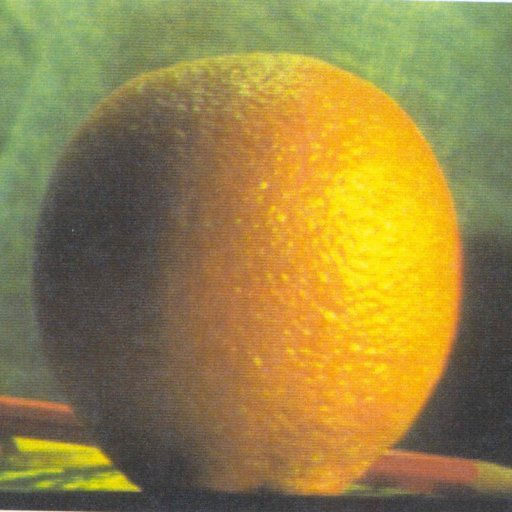
#> input picture CP_HW2/OrangeApple/r.jpg, 512 x 512 px, found by its file name
$ python multiband.py
#> lines starting #> are read from the running program, lines starting #| are printed output that depends on the picture; after the words box and inside, x2 and y2 are one past the last pixel; in counts of white or black regions, pixels touching at a corner belong together
#!/usr/bin/env python3
# -*- coding: utf-8 -*-
"""
Created on Mon May 18 23:03:15 2020

@author: ebunchalit
"""

#!/usr/bin/python
import numpy as np
import cv2
import sys

flag_half = True
img1 = cv2.imread('r.jpg')
#> img1 is the input picture: shape (512, 512, 3); mean B, G, R 69.2, 131.8, 150.2
img2 = cv2.imread('l.jpg')
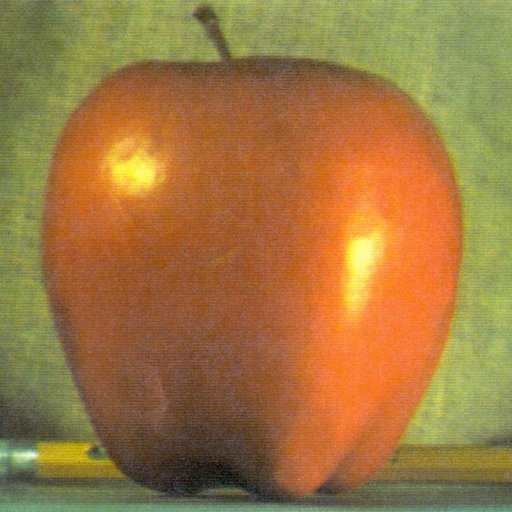
#> input picture CP_HW2/OrangeApple/l.jpg, 512 x 512 px, found by its file name
#> img2 is the input picture: shape (512, 512, 3); mean B, G, R 64.8, 119.7, 159.1
overlap_w = 200
leveln = 9


def preprocess(img1, img2, overlap_w, flag_half):
#> called with overlap_w = 200, flag_half = True
    if img1.shape[0] != img2.shape[0]:
        print ("error: image dimension error")
        sys.exit()
    if overlap_w > img1.shape[1] or overlap_w > img2.shape[1]:
        print ("error: overlapped area too large")
        sys.exit()

    w1 = img1.shape[1]
#> w1 = 512
    w2 = img2.shape[1]
#> w2 = 512
    img1 = img1.astype('int')

    if flag_half:
        shape = np.array(img1.shape)
#> shape = [512, 512, 3]
        shape[1] = w1 / 2 + w2 / 2

        subA = np.zeros(shape)
        subA[:, :int(w1 / 2 + overlap_w / 2)] = img1[:, :int(w1 / 2 + overlap_w / 2)]
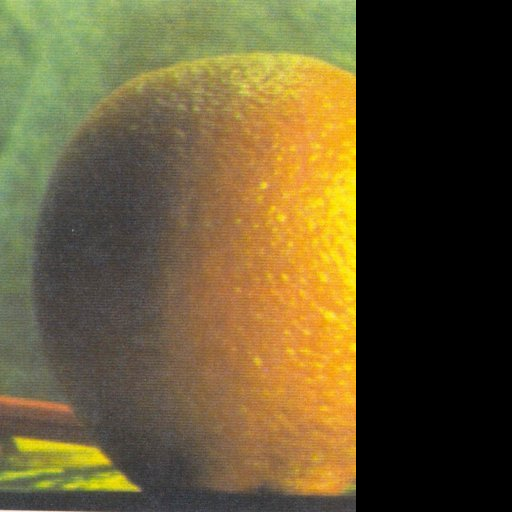
#> subA: shape (512, 512, 3) float64; mean B, G, R 49.8, 86.5, 100
        subB = np.zeros(shape)
        subB[:, int(w1 / 2 - overlap_w / 2):] = img2[:, w2 - int(w2 / 2 + overlap_w / 2):]
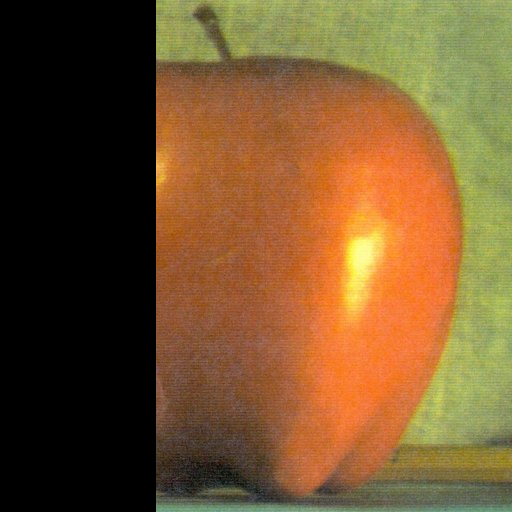
#> subB: shape (512, 512, 3) float64; mean B, G, R 45.3, 84, 116
        mask = np.zeros(shape)
        mask[:, :int(w1 / 2)] = 1
    else:
        shape = np.array(img1.shape)
        shape[1] = w1 + w2 - overlap_w

        subA = np.zeros(shape)
        subA[:, :w1] = img1
        subB = np.zeros(shape)
        subB[:, w1 - overlap_w:] = img2
        mask = np.zeros(shape)
        mask[:, :int(w1 - overlap_w / 2)] = 1

    return subA, subB, mask


def GaussianPyramid(img, leveln):
    GP = [img]
    for i in range(leveln - 1):
        GP.append(cv2.pyrDown(GP[i]))
    return GP


def LaplacianPyramid(img, leveln):
    LP = []
    for i in range(leveln - 1):
        next_img = cv2.pyrDown(img)
        LP.append(img - cv2.pyrUp(next_img, img.shape[1::-1]))
        img = next_img
    LP.append(img)
    return LP


def blend_pyramid(LPA, LPB, MP):
    blended = []
    for i, M in enumerate(MP):
        blended.append(LPA[i] * M + LPB[i] * (1.0 - M))
    return blended


def reconstruct(LS):
    img = LS[-1]
    for lev_img in LS[-2::-1]:
        img = cv2.pyrUp(img, lev_img.shape[1::-1])
        img += lev_img
    return img


def multi_band_blending(img1, img2, overlap_w, leveln=None, flag_half=False):
    if overlap_w < 0:
        print ("error: overlap_w should be a positive integer")
        sys.exit()

    subA, subB, mask = preprocess(img1, img2, overlap_w, flag_half)
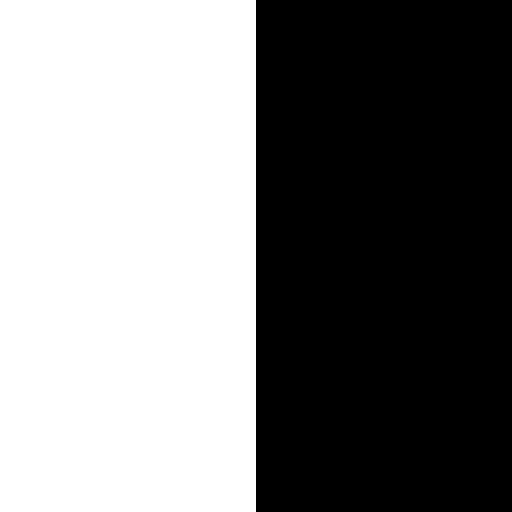
#> mask: shape (512, 512, 3) float64; values 0 (black) and 1 (white), 50% white; 1 white region, box (x1, y1, x2, y2) and area: (0, 0, 256, 512) 131072

    max_leveln = int(np.floor(np.log2(min(img1.shape[0], img1.shape[1],
                                          img2.shape[0], img2.shape[1]))))
#> max_leveln = 9
    if leveln is None:
        leveln = max_leveln
    if leveln < 1 or leveln > max_leveln:
        print ("warning: inappropriate number of leveln")
        leveln = max_leveln

    # Get Gaussian pyramid and Laplacian pyramid
    MP = GaussianPyramid(mask, leveln)
#> after the loop in GaussianPyramid, `for i in range(leveln - 1):`: GP = 9 items
#> MP = 9 items
    LPA = LaplacianPyramid(subA, leveln)
#> the loop in LaplacianPyramid, `for i in range(leveln - 1):` made 8 passes
#> pass 3, in LaplacianPyramid, `next_img = cv2.pyrDown(img)`:
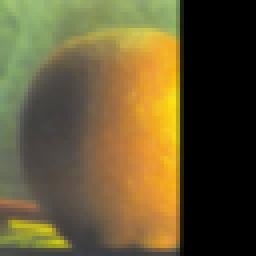
#> next_img: shape (64, 64, 3) float64 (shown 4 times larger); mean B, G, R 50.6, 87.9, 101.1
#> after the loop in LaplacianPyramid, `for i in range(leveln - 1):`: LP = 8 items
#> LPA = 9 items
    LPB = LaplacianPyramid(subB, leveln)
#> the loop in LaplacianPyramid (call 2), `for i in range(leveln - 1):` made 8 passes
#> pass 3, in LaplacianPyramid (call 2), `next_img = cv2.pyrDown(img)`:
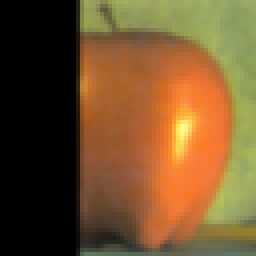
#> next_img: shape (64, 64, 3) float64 (shown 4 times larger); mean B, G, R 44.6, 83.1, 115.3
#> LPB = 9 items

    # Blend two Laplacian pyramidspass
    blended = blend_pyramid(LPA, LPB, MP)
#> the loop in blend_pyramid, `for i, M in enumerate(MP):` made 9 passes
#> blended = 9 items

    # Reconstruction process
    result = reconstruct(blended)
#> the loop in reconstruct, `for lev_img in LS[-2::-1]:` made 8 passes
#> after the loop in reconstruct, `for lev_img in LS[-2::-1]:`:
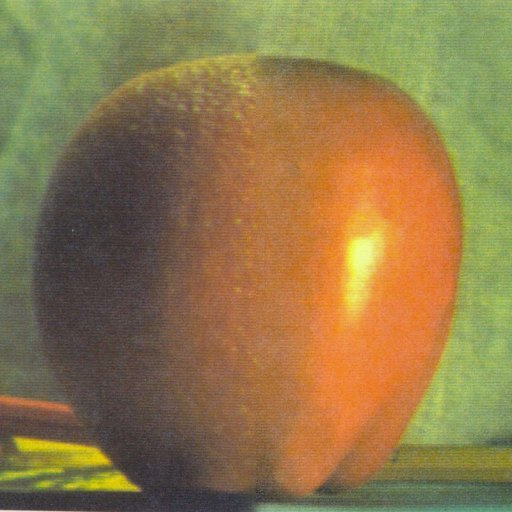
#> img: shape (512, 512, 3) float64; mean of channels 0, 1, 2 74.6, 123.2, 147.5; drawn with min black and max white
    result[result > 255] = 255
#> result: shape (512, 512, 3) float64; 0.2% of pixels changed, all inside (x1, y1, x2, y2) = (325, 240, 372, 394)
    result[result < 0] = 0
#> result: shape (512, 512, 3) float64; mean of channels 0, 1, 2 74.6, 123.2, 147.5

    return result


result = multi_band_blending(img1, img2, overlap_w, leveln, flag_half)
cv2.imwrite('resultRL.png', result)
